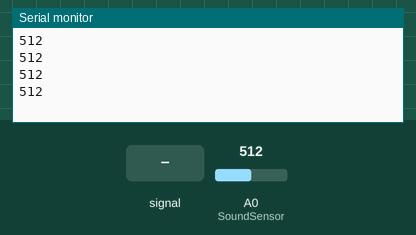
A sketch run on a simulated Arduino Uno, built with avr-gcc and run on an emulated ATmega328P. On the bench: the last lines printed to the serial monitor. The inputs (shaded band) are chosen by the test bench; at power-on: A0 (SoundSensor) = 512.

Above: at 1.2 s.
1.3 s: A0 (SoundSensor) fed a 200 Hz sine of ±81 counts around its level
At 1.71 s:
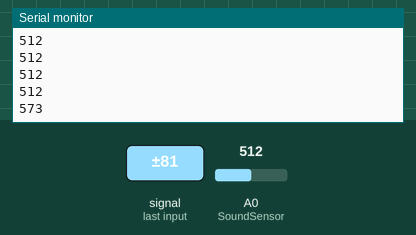
2.8 s: A0 (SoundSensor) set to 716
At 2.91 s:
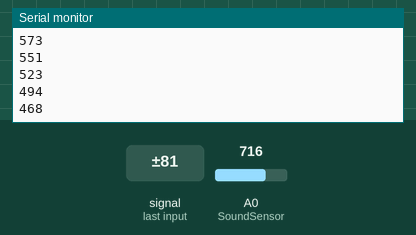
4.3 s: A0 (SoundSensor) fed a 1000 Hz sine of ±255 counts around its level
At 4.71 s:
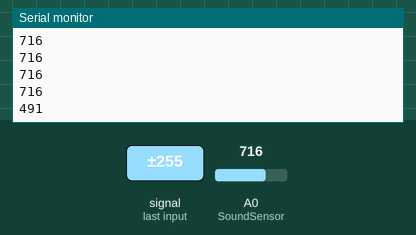
5.8 s: A0 (SoundSensor) set to 900
At 5.91 s:
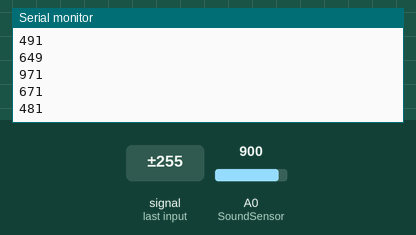
Timing chart, 0 to 8.3 s (numbered marks = the images above; inputs shaded):
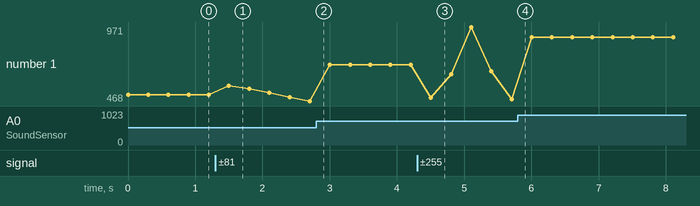

Measured:
- after the input at 1.3 s, the serial monitor: prints a new line after 0.20 s (image 1)
- after the input at 4.3 s, the serial monitor: prints a new line after 0.20 s (image 3)
- plotted number 1: 512 → 468 after the input at 1.3 s, 468 → 716 after the input at 2.8 s, 716 → 481 after the input at 4.3 s, 481 → 900 after the input at 5.8 s

The sketch:

dB_measure.ino
```cpp
int SoundSensor = A0;     // 사운드 센서 설정
void setup() {
  Serial.begin(9600); // 시리얼모니터 사용
  pinMode(SoundSensor,INPUT);
}

void loop() {
  int level = analogRead(SoundSensor);
  Serial.println(level);
  delay(300);
}
```
